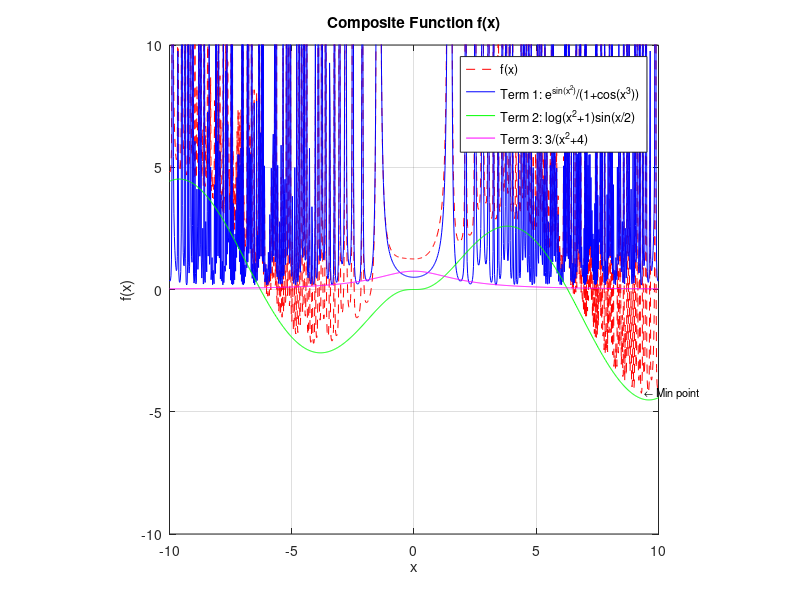
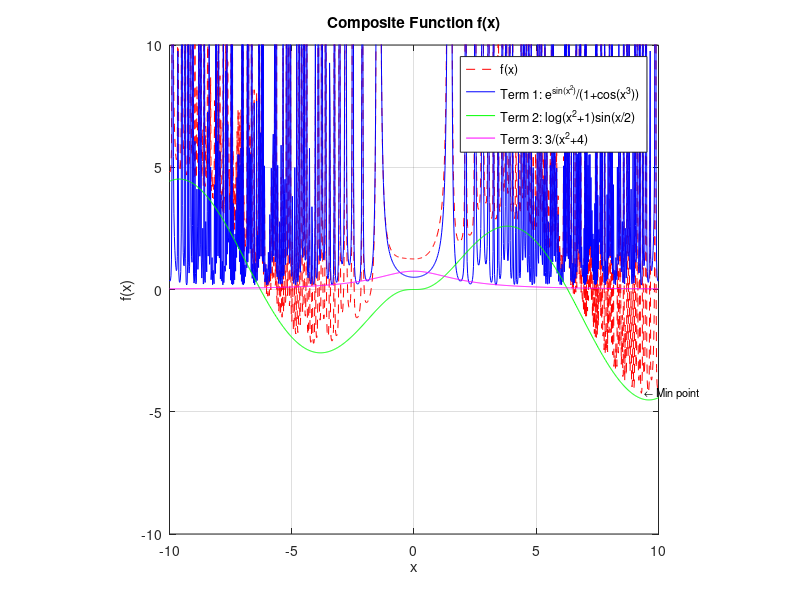

Recreate these plots in MATLAB, in order.
%% Task 1: Plot the Complex Mathematical Function
x = linspace(-10, 10, 1000);   % fine resolution for smooth curve

f = exp(sin(x.^2)) ./ (1 + cos(x.^3)) + log(x.^2 + 1) .* sin(x/2) + 3 ./ (x.^2 + 4);

figure;
plot(x, f, 'r--');

%% Task 2: Customize the Graph
title('Composite Function f(x)');
xlabel('x');
ylabel('f(x)');
grid on;

%% Task 3: Plot the Individual Components
term1 = exp(sin(x.^2)) ./ (1 + cos(x.^3));
term2 = log(x.^2 + 1) .* sin(x/2);
term3 = 3 ./ (x.^2 + 4);

hold on;
plot(x, term1, 'b-');
plot(x, term2, 'g-');
plot(x, term3, 'm-');
legend('f(x)', 'Term 1: e^{sin(x^2)}/(1+cos(x^3))', 'Term 2: log(x^2+1)sin(x/2)', 'Term 3: 3/(x^2+4)', 'Location', 'best');
hold off;

%% Task 4: Axis Customization
xlim([-10 10]);
ylim([-10 10]);
axis equal;

%% Task 5: Annotations and Custom Labels
[maxVal, maxIdx] = max(f);
text(x(maxIdx), maxVal, ' \leftarrow Max point', 'FontSize', 8);

[minVal, minIdx] = min(f);
text(x(minIdx), minVal, ' \leftarrow Min point', 'FontSize', 8);

%% Task 6: Save the Graph
saveas(gcf, 'composite_function_plot.png');
saveas(gcf, 'composite_function_plot.tiff');
